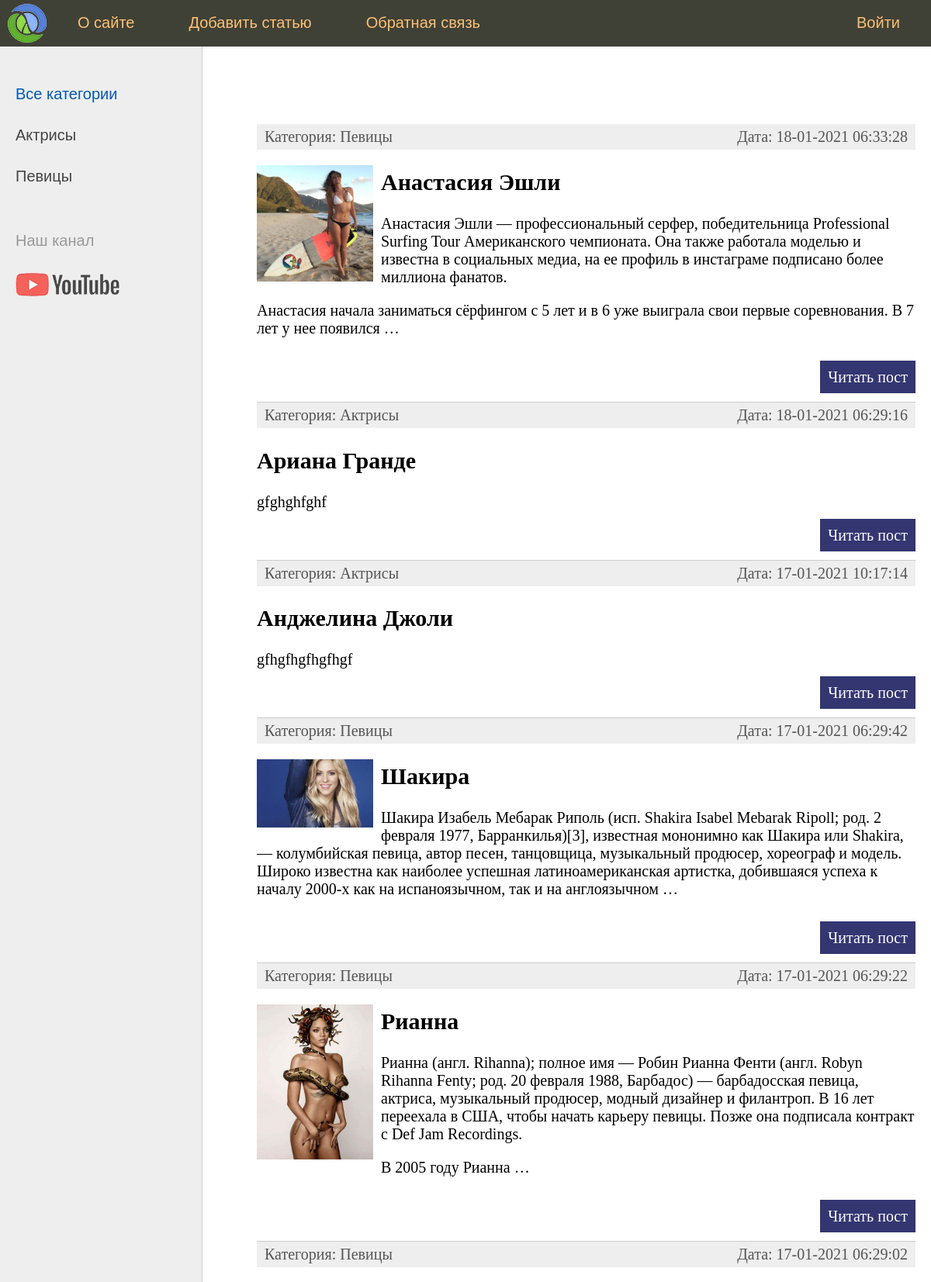
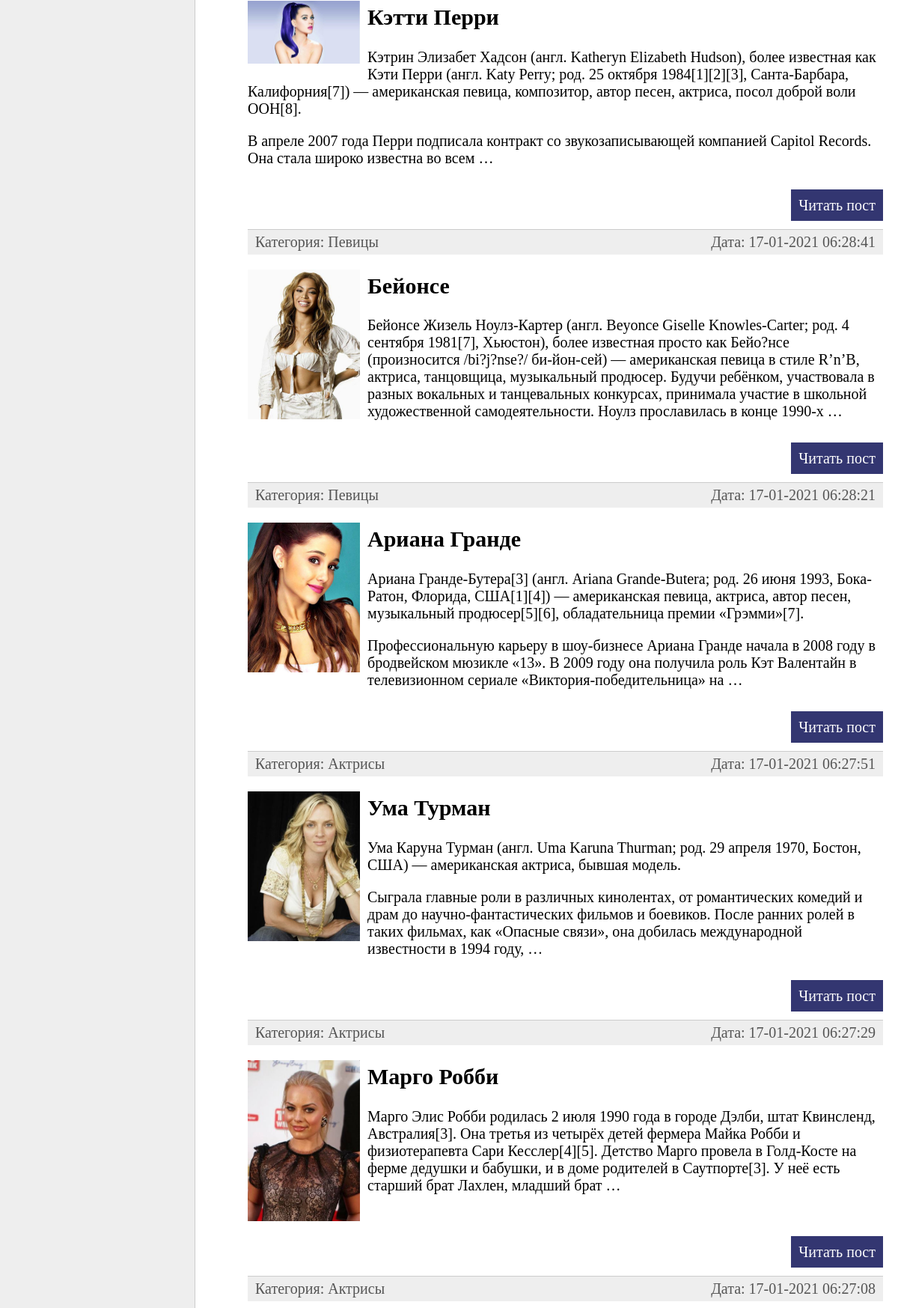
The page / (upper part) on the database its author committed (2 pictures, top to bottom).
### women/models.py (models this page shows, shortened)
class Category(models.Model):
    name = models.CharField(max_length=100, db_index=True, verbose_name="Категория")
    slug = models.SlugField(max_length=255, unique=True, db_index=True, verbose_name="URL")
    def __str__(self):
        return self.name
    def get_absolute_url(self):
        return reverse('category', kwargs={'cat_id': self.pk})
    class Meta:
        verbose_name = 'Категория'
        verbose_name_plural = 'Категории'
        ordering = ['id']

class Women(models.Model):
    title = models.CharField(max_length=255, verbose_name="Заголовок")
    slug = models.SlugField(max_length=255, unique=True, db_index=True, verbose_name="URL")
    content = models.TextField(blank=True, verbose_name="Текст статьи")
    photo = models.ImageField(upload_to="photos/%Y/%m/%d/", verbose_name="Фото")
    time_create = models.DateTimeField(auto_now_add=True, verbose_name="Время создания")
    time_update = models.DateTimeField(auto_now=True, verbose_name="Время изменения")
    is_published = models.BooleanField(default=True, verbose_name="Публикация")
    cat = models.ForeignKey('Category', on_delete=models.PROTECT, verbose_name="Категории")
    def get_absolute_url(self):
        return reverse('post', kwargs={'post_slug': self.slug})
    class Meta:
        verbose_name = 'Известные женщины'
        verbose_name_plural = 'Известные женщины'
        ordering = ['-time_create', 'title']

### women/views.py (the view)
# urls.py: path('', index, name='home'),
def index(request):
    posts = Women.objects.all()
    context = {
        'posts': posts,
        'menu': menu,
        'title': 'Главная страница',
        'cat_selected': 0,
    }
    return render(request, 'women/index.html', context=context)

### women/templatetags/women_tags.py (called while the page is built)
@register.inclusion_tag('women/list_categories.html')
def show_categories(sort=None, cat_selected=0):
    if not sort:
        cats = Category.objects.all()
    else:
        cats = Category.objects.order_by(sort)
    return {"cats": cats, "cat_selected": cat_selected}

### women/templates/women/index.html (shortened to what this page needs)
{% extends 'women/base.html' %}
{% block content %}
<ul class="list-articles">
	{% for p in posts %}
			<li><div class="article-panel">
	<p class="first">Категория: {{p.cat}}</p>
	<p class="last">Дата: {{p.time_update|date:"d-m-Y H:i:s"}}</p>
</div>
{% if p.photo %}
	<p><img class="img-article-left thumb" src="{{p.photo.url}}"></p>
{% endif %}
				<h2>{{p.title}}</h2>
	{% autoescape on %}
	{{p.content|linebreaks|truncatewords:50}}
	{% endautoescape %}
			<p class="link-read-post"><a href="{{ p.get_absolute_url }}">Читать пост</a></p>
			</li>
	{% endfor %}
</ul>
{% endblock %}

### women/templates/women/list_categories.html
{% for c in cats %}
	{% if c.pk == cat_selected %}
		<li class="selected">{{c.name}}</li>
	{% else %}
		<li><a href="{{ c.get_absolute_url }}">{{c.name}}</a></li>
	{% endif %}
{% endfor %}

### women/static/women/css/styles.css (style rules this page uses)
html, body { font-family: 'Arial'; margin: 0; padding: 0; height: 100%; width: 100%; color: #444; }
a { color: #0059b2; text-decoration: none; }
img { max-width: 600px; height: auto; }
img.img-article-left { max-width: 300px; height: auto; float: left; padding: 0 10px 10px 0; }
img.img-article-left.thumb { max-width: 150px; height: auto; }
p.link-read-post { text-align: right; }
p.link-read-post a { padding: 10px; min-width: 100px; background: #333671; color: #fff; text-decoration: none; }
div.article-panel { background: #eee; padding: 5px 10px 5px 10px; box-sizing border-box; overflow: hidden; color: #555; }
div.article-panel p.first { margin: 0; float: left; }
div.article-panel p.last { margin: 0; float: right; }
ul.list-articles { list-style: none; margin: 0; padding: 0; }
ul.list-articles li { border-bottom: 1px solid #ccc; }
.left-chapters ul li { margin: 30px 0 0 0; color: #999; }
.left-chapters ul li a { color: #444; text-decoration: none; }

### rows shown on the page
Category: name "Актрисы"
Category: name "Певицы"
Women: cat "Певицы", time_update "18-01-2021 06:33:28", photo (picture), title "Анастасия Эшли", content "Анастасия Эшли — профессиональный серфер, победительница Professional Surfing Tour Американского чемпионата. Она также работала моделью и известна в социальных медиа, на ее профиль в инстаграме подписано более миллиона фанатов. Анастасия начала заниматься сёрфингом с 5 лет и в 6 уже выиграла свои первые соревнования. В 7 лет у нее появился …"
Women: cat "Актрисы", time_update "18-01-2021 06:29:16", title "Ариана Гранде", content "gfghghfghf"
Women: cat "Актрисы", time_update "17-01-2021 10:17:14", title "Анджелина Джоли", content "gfhgfhgfhgfhgf"
Women: cat "Певицы", time_update "17-01-2021 06:29:42", photo (picture), title "Шакира", content "Шакира Изабель Мебарак Риполь (исп. Shakira Isabel Mebarak Ripoll; род. 2 февраля 1977, Барранкилья)[3], известная мононимно как Шакира или Shakira, — колумбийская певица, автор песен, танцовщица, музыкальный продюсер, хореограф и модель. Широко известна как наиболее успешная латиноамериканская артистка, добившаяся успеха к началу 2000-х как на испаноязычном, так и на англоязычном …"
Women: cat "Певицы", time_update "17-01-2021 06:29:22", photo (picture), title "Рианна", content "Рианна (англ. Rihanna); полное имя — Робин Рианна Фенти (англ. Robyn Rihanna Fenty; род. 20 февраля 1988, Барбадос) — барбадосская певица, актриса, музыкальный продюсер, модный дизайнер и филантроп. В 16 лет переехала в США, чтобы начать карьеру певицы. Позже она подписала контракт с Def Jam Recordings. В 2005 году Рианна …"
Women: cat "Певицы", time_update "17-01-2021 06:29:02", photo (picture), title "Кэтти Перри", content "Кэтрин Элизабет Хадсон (англ. Katheryn Elizabeth Hudson), более известная как Кэти Перри (англ. Katy Perry; род. 25 октября 1984[1][2][3], Санта-Барбара, Калифорния[7]) — американская певица, композитор, автор песен, актриса, посол доброй воли ООН[8]. В апреле 2007 года Перри подписала контракт со звукозаписывающей компанией Capitol Records. Она стала широко известна во всем …"
Women: cat "Певицы", time_update "17-01-2021 06:28:41", photo (picture), title "Бейонсе", content "Бейонсе Жизель Ноулз-Картер (англ. Beyonce Giselle Knowles-Carter; род. 4 сентября 1981[7], Хьюстон), более известная просто как Бейо?нсе (произносится /bi?j?nse?/ би-йон-сей) — американская певица в стиле R’n’B, актриса, танцовщица, музыкальный продюсер. Будучи ребёнком, участвовала в разных вокальных и танцевальных конкурсах, принимала участие в школьной художественной самодеятельности. Ноулз прославилась в конце 1990-х …"
Women: cat "Певицы", time_update "17-01-2021 06:28:21", photo (picture), title "Ариана Гранде", content "Ариана Гранде-Бутера[3] (англ. Ariana Grande-Butera; род. 26 июня 1993, Бока-Ратон, Флорида, США[1][4]) — американская певица, актриса, автор песен, музыкальный продюсер[5][6], обладательница премии «Грэмми»[7]. Профессиональную карьеру в шоу-бизнесе Ариана Гранде начала в 2008 году в бродвейском мюзикле «13». В 2009 году она получила роль Кэт Валентайн в телевизионном сериале «Виктория-победительница» на …"
Women: cat "Актрисы", time_update "17-01-2021 06:27:51", photo (picture), title "Ума Турман", content "Ума Каруна Турман (англ. Uma Karuna Thurman; род. 29 апреля 1970, Бостон, США) — американская актриса, бывшая модель. Сыграла главные роли в различных кинолентах, от романтических комедий и драм до научно-фантастических фильмов и боевиков. После ранних ролей в таких фильмах, как «Опасные связи», она добилась международной известности в 1994 году, …"
Women: cat "Актрисы", time_update "17-01-2021 06:27:29", photo (picture), title "Марго Робби", content "Марго Элис Робби родилась 2 июля 1990 года в городе Дэлби, штат Квинсленд, Австралия[3]. Она третья из четырёх детей фермера Майка Робби и физиотерапевта Сари Кесслер[4][5]. Детство Марго провела в Голд-Косте на ферме дедушки и бабушки, и в доме родителей в Саутпорте[3]. У неё есть старший брат Лахлен, младший брат …"
Women: cat "Актрисы", time_update "17-01-2021 06:27:08"

### other values the page prints
{{ m.title }} "О сайте" "Добавить статью" "Обратная связь"
{{ m.title }} "Войти"
